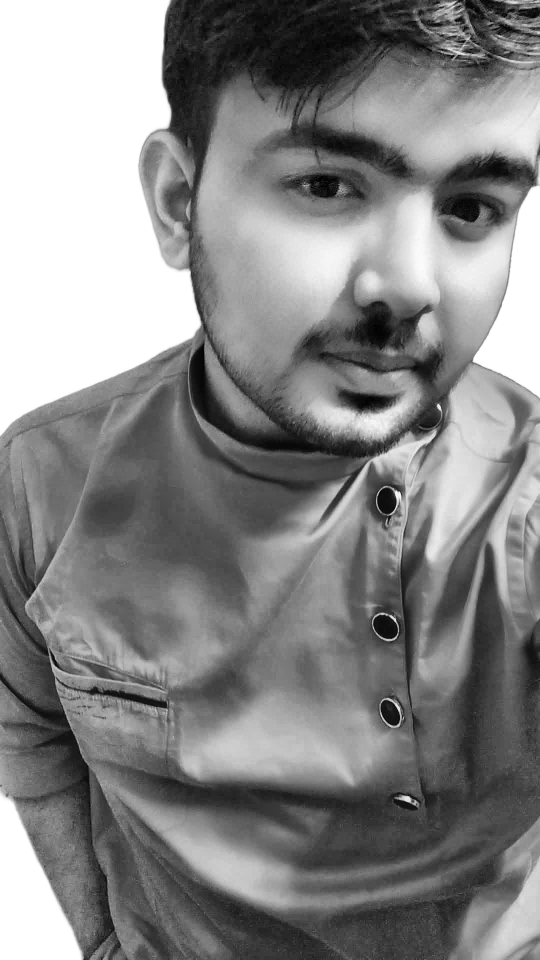
#> input picture assets/photo-ready.png, 1080 x 1920 px (shown at 1/2 size)
$ python render_portrait.py
#> lines starting #> are read from the running program, lines starting #| are printed output that depends on the picture
from pathlib import Path

import numpy as np
from PIL import Image, ImageEnhance, ImageOps


# --------------------------------------------------
# Paths
# --------------------------------------------------

ROOT = Path(__file__).resolve().parent.parent

INPUT = ROOT / "assets" / "photo-ready.png"
OUTPUT = ROOT / "assets" / "portrait.svg"


# --------------------------------------------------
# ASCII settings
# --------------------------------------------------

# Light -> dark
GLYPHS = " .,:;~+*xXO#"

# Number of characters across
COLS = 76

# Approximate terminal character dimensions
CHAR_WIDTH = 8
CHAR_HEIGHT = 12

# GitHub/terminal accent color
ACCENT = "#00ff88"


# --------------------------------------------------
# Brightness -> ASCII character
# --------------------------------------------------

def brightness_to_glyph(value):
    """
    Convert a grayscale brightness value into
    an ASCII character.

    0   = darkest
    255 = brightest
    """

    normalized = value / 255.0

    # Gamma adjustment.
    # This helps preserve facial details.
    normalized = normalized ** 0.75

    index = int(
        normalized * (len(GLYPHS) - 1)
    )

    return GLYPHS[index]


# --------------------------------------------------
# SVG text escaping
# --------------------------------------------------

def escape_svg_text(text):
    return (
        text.replace("&", "&amp;")
        .replace("<", "&lt;")
        .replace(">", "&gt;")
    )


# --------------------------------------------------
# Prepare image
# --------------------------------------------------

def prepare_image():

    print("Loading photo-ready image...")

    image = Image.open(INPUT).convert("L")

    width, height = image.size
#> width = 1080; height = 1920

    print(
        f"Source image: {width} x {height}"
    )
#| Source image: 1080 x 1920

    # --------------------------------------------------
    # Face-focused crop
    # --------------------------------------------------
    #
    # Your original image is a tall portrait.
    # We intentionally remove most of the lower torso
    # because it doesn't contribute much to the face ASCII.
    #
    # These values are chosen for the supplied photo.
    #

    left = int(width * 0.12)
#> left = 129
    top = 0

    right = width
#> right = 1080
    bottom = int(height * 0.55)
#> bottom = 1056

    image = image.crop(
        (
            left,
            top,
            right,
            bottom
        )
    )
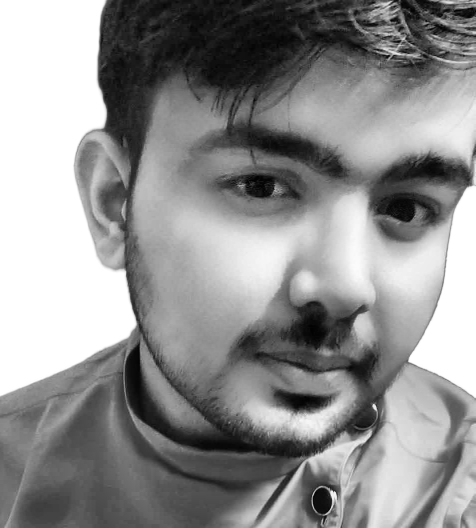
#> image: PIL image 951x1056 L (shown at 1/2 size); min 0, max 255, mean 144.4

    print(
        f"Cropped image: {image.width} x {image.height}"
    )
#| Cropped image: 951 x 1056

    # --------------------------------------------------
    # Improve contrast
    # --------------------------------------------------

    image = ImageOps.autocontrast(
        image,
        cutoff=2
    )

    image = ImageEnhance.Contrast(
        image
    ).enhance(1.20)
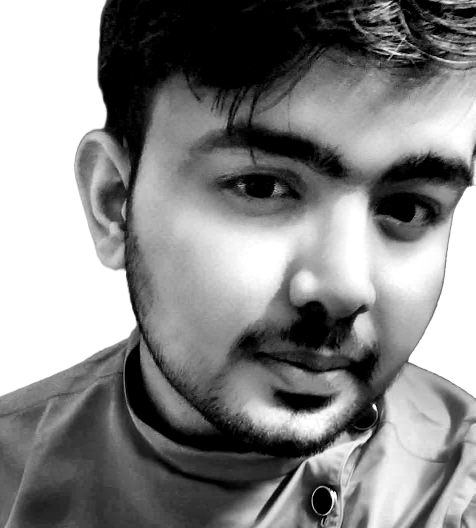
#> image: PIL image 951x1056 L (shown at 1/2 size); min 0, max 255, mean 134.4

    # Slight brightness boost so facial details
    # don't become too dark.
    image = ImageEnhance.Brightness(
        image
    ).enhance(1.05)

    return image


# --------------------------------------------------
# Main renderer
# --------------------------------------------------

def main():

    if not INPUT.exists():

        raise FileNotFoundError(
            f"\nInput image not found:\n{INPUT}\n\n"
            "Make sure assets/photo-ready.png exists."
        )

    print()
    print("======================================")
    print("       ASCII PORTRAIT GENERATOR")
    print("======================================")
    print()

    print("Preparing portrait...")

    image = prepare_image()

    width, height = image.size
#> width = 951; height = 1056

    # --------------------------------------------------
    # Calculate number of rows
    # --------------------------------------------------
    #
    # Terminal characters are taller than they are wide,
    # so compensate for character aspect ratio.
    #

    rows = max(
        1,
        int(
            COLS
            * (height / width)
            * CHAR_WIDTH
            / CHAR_HEIGHT
        )
    )
#> rows = 56

    # Resize image to ASCII grid.
    image = image.resize(
        (COLS, rows),
        Image.Resampling.LANCZOS
    )
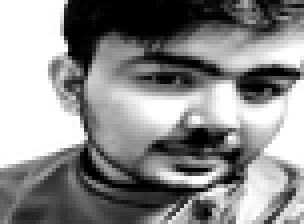
#> image: PIL image 76x56 L (shown 4 times larger); min 0, max 255, mean 138.3

    pixels = np.array(image)

    print(
        f"ASCII grid: {COLS} x {rows}"
    )
#| ASCII grid: 76 x 56

    # --------------------------------------------------
    # SVG dimensions
    # --------------------------------------------------

    svg_width = COLS * CHAR_WIDTH
    svg_height = rows * CHAR_HEIGHT
#> svg_height = 672

    svg = []

    # --------------------------------------------------
    # SVG opening
    # --------------------------------------------------

    svg.append(
        f'<svg '
        f'xmlns="http://www.w3.org/2000/svg" '
        f'viewBox="0 0 {svg_width} {svg_height}" '
        f'width="{svg_width}" '
        f'height="{svg_height}">'
    )

    # --------------------------------------------------
    # Animation CSS
    # --------------------------------------------------

    svg.append("<style>")

    svg.append(
        f"""
        .ascii {{
            font-family: "Courier New", monospace;
            font-size: {CHAR_HEIGHT}px;
            font-weight: 700;
            fill: {ACCENT};
            white-space: pre;
        }}

        .row {{
            clip-path: inset(0 100% 0 0);
            animation:
                reveal 0.75s ease-out forwards;
        }}

        @keyframes reveal {{

            from {{
                clip-path: inset(0 100% 0 0);
            }}

            to {{
                clip-path: inset(0 0 0 0);
            }}

        }}
        """
    )

    svg.append("</style>")

    # --------------------------------------------------
    # Render every row
    # --------------------------------------------------

    for row in range(rows):

        chars = []

        for col in range(COLS):

            brightness = int(
                pixels[row, col]
            )

            character = brightness_to_glyph(
                brightness
            )

            chars.append(character)

        # Convert row to string.
        line = "".join(chars)

        # Escape characters that could interfere
        # with SVG markup.
        line = escape_svg_text(line)

        # Each row starts slightly after the previous row.
        delay = row * 0.035

        svg.append(
            f'<text '
            f'class="ascii row" '
            f'x="0" '
            f'y="{(row + 1) * CHAR_HEIGHT}" '
            f'style="animation-delay:{delay:.3f}s">'
            f'{line}'
            f'</text>'
        )

    # --------------------------------------------------
    # Close SVG
    # --------------------------------------------------

    svg.append("</svg>")

    # --------------------------------------------------
    # Write file
    # --------------------------------------------------

    OUTPUT.write_text(
        "\n".join(svg),
        encoding="utf-8"
    )

    print()
    print(
        f"Portrait saved to:"
    )
    print(
        OUTPUT
    )
    print()
    print("======================================")
    print("             COMPLETE")
    print("======================================")


# --------------------------------------------------
# Entry point
# --------------------------------------------------

if __name__ == "__main__":
    main()
